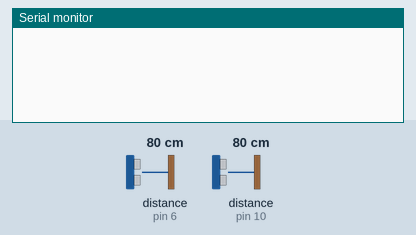
This sketch was run on a simulated Arduino Uno, built with avr-gcc and run on an emulated ATmega328P. Shown: the last lines printed to the serial monitor. Wiring (inferred from the names in the program): 2 × ultrasonic range finder: trigger pin 7, echo pin 6 / trigger pin 9, echo pin 10. The inputs (shaded band) are chosen by the test bench; at power-on: distance to the obstacle (sensors on pin 6, pin 10) 80 cm. The echo pulse lasts 58.3 µs per cm.

Above: at 1.2 s.
1.3 s: distance to the obstacle (sensor on pin 6) set to 2 cm
At 2.4 s:
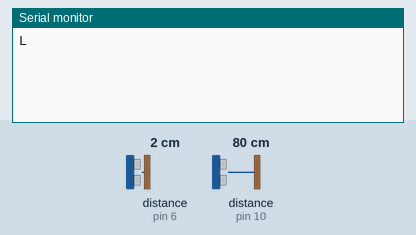
2.8 s: distance to the obstacle (sensor on pin 10) set to 4 cm
At 3.3 s:
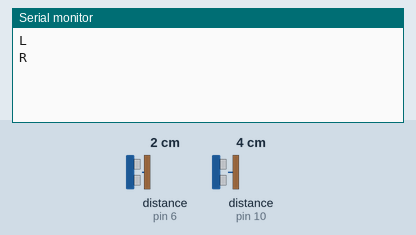

The sketch:

Arduino_Receiver.ino
```cpp
// --- 핀 설정 ---
// 오른쪽 센서 (Right)
#define TRIG_PIN_RIGHT 9
#define ECHO_PIN_RIGHT 10

// 왼쪽 센서 (Left)
#define TRIG_PIN_LEFT 7
#define ECHO_PIN_LEFT 6

// --- 상태 저장 (0 = outside, 1 = inside) ---
int lastStateRight = 0;
int lastStateLeft  = 0;

void setup() {
  Serial.begin(9600);

  pinMode(TRIG_PIN_RIGHT, OUTPUT);
  pinMode(ECHO_PIN_RIGHT, INPUT);
  pinMode(TRIG_PIN_LEFT, OUTPUT);
  pinMode(ECHO_PIN_LEFT, INPUT);
}

void loop() {
  // 오른쪽 거리 측정
  long distanceRight = getDistance(TRIG_PIN_RIGHT, ECHO_PIN_RIGHT);
  int currentStateRight = (distanceRight < 15 && distanceRight > 1) ? 1 : 0;

  // 10cm 안으로 새로 들어온 순간에만 출력
  if (currentStateRight == 1 && lastStateRight == 0) {
    Serial.println("R");
  }
  lastStateRight = currentStateRight;

  delay(50);

  // 왼쪽 거리 측정
  long distanceLeft = getDistance(TRIG_PIN_LEFT, ECHO_PIN_LEFT);
  int currentStateLeft = (distanceLeft < 15 && distanceLeft > 1) ? 1 : 0;

  // 10cm 안으로 새로 들어온 순간에만 출력
  if (currentStateLeft == 1 && lastStateLeft == 0) {
    Serial.println("L");
  }
  lastStateLeft = currentStateLeft;

  delay(50);
}


// 거리 측정 함수
long getDistance(int trigPin, int echoPin) {
  long duration, distance;

  digitalWrite(trigPin, LOW);
  delayMicroseconds(2);
  digitalWrite(trigPin, HIGH);
  delayMicroseconds(10);
  digitalWrite(trigPin, LOW);

  duration = pulseIn(echoPin, HIGH, 30000); // 타임아웃 추가(30ms)
  distance = (duration * 0.034) / 2;

  return distance;
}
```

Measured:
- after the input at 1.3 s, the serial monitor: prints a new line after 0.08 s (image 1)
- after the input at 2.8 s, the serial monitor: prints a new line at once (image 2)
